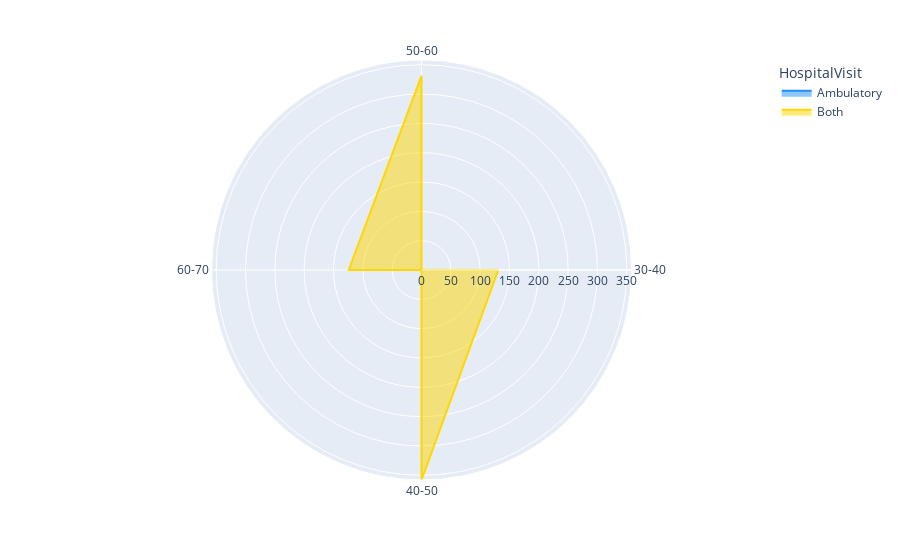

This figure's notebook cell:
### Markdown cell above
<td bgcolor="peachpuff"><font size = "3"><b> 3. Plot a radial chart to check which age range goes to either Ambulatory visit or Emergency Visits or both </font></b></td>

### Code cell
import plotly.express as px
from datetime import datetime
from datetime import date


#Create a function for assessing on each patient basis,
#whether they have visited ED or had Ambulatory service or both

def value_gen():
    lst=[]
    for patient in df_PA['PatientID']:
        if patient in df_EDU['PatientID'] and patient not in df_AmbV['PatientMRN']:
            lst.append('EDU')
        elif patient not in df_EDU['PatientID'] and patient in df_AmbV['PatientMRN']:
            lst.append('Ambulatory')
        elif patient in df_EDU['PatientID'] and patient in df_AmbV['PatientMRN']:
            lst.append('Both')
        else:
            lst.append('None')
    return lst

#Assign this to column

df_PA['HospitalVisit']= value_gen()

#Create Age range function

def range_gen():
    lst=[]
    for age in df_PA['Age']:
        if age >=0 and age <=10:
            lst.append('0-10')
        elif age >10 and age <=20:
            lst.append('10-20')
        elif age >20 and age <=30:
            lst.append('20-30')
        elif age >30 and age <=40:
            lst.append('30-40')
        elif age >40 and age <=50:
            lst.append('40-50')
        elif age >50 and age <=60:
            lst.append('50-60')
        elif age >60 and age <=70:
            lst.append('60-70')
        elif age >70 and age <=80:
            lst.append('70-80')
        elif age >80 and age <=90:
            lst.append('80-90')
        elif age >90 and age <=110:
            lst.append('90-110')
        else:
            lst.append('Unknown')
    return lst

#Add Age column and assign age range column
df_PA['Age'] = round((datetime.now() - df_PA['DateOfBirth'])/np.timedelta64(1, 'Y'),2) 
df_PA['Age Range'] = range_gen()


#Collate data in one dataframe
df_visits = pd.DataFrame(df_PA.groupby(['HospitalVisit','Age Range'], as_index=False)['PatientID'].nunique())


#plot radial chart

fig = px.line_polar(df_visits, r = 'PatientID', theta = 'Age Range', line_close = True,
                    color = 'HospitalVisit', color_discrete_map = {'Ambulatory': 'dodgerblue', 'Both': 'gold'})
fig.update_traces(fill = 'toself')

fig.show()
plt.show()

#Except for a single patient, all patients have been to both

### Figure 1 — Plotly figure (JSON) as saved in the notebook; plotly's stock layout.template omitted (floating-point values rounded to 4 significant figures)
{"data": [{"fill": "toself", "hovertemplate": "HospitalVisit=Ambulatory<br>PatientID=%{r}<br>Age Range=%{theta}<extra></extra>", "legendgroup": "Ambulatory", "line": {"color": "dodgerblue", "dash": "solid"}, "marker": {"symbol": "circle"}, "mode": "lines", "name": "Ambulatory", "r": [1, 1], "showlegend": true, "subplot": "polar", "theta": ["50-60", "50-60"], "type": "scatterpolar"}, {"fill": "toself", "hovertemplate": "HospitalVisit=Both<br>PatientID=%{r}<br>Age Range=%{theta}<extra></extra>", "legendgroup": "Both", "line": {"color": "gold", "dash": "solid"}, "marker": {"symbol": "circle"}, "mode": "lines", "name": "Both", "r": [131, 358, 331, 124, 131], "showlegend": true, "subplot": "polar", "theta": ["30-40", "40-50", "50-60", "60-70", "30-40"], "type": "scatterpolar"}], "layout": {"legend": {"title": {"text": "HospitalVisit"}, "tracegroupgap": 0}, "margin": {"t": 60}, "polar": {"angularaxis": {"direction": "clockwise", "rotation": 90}, "domain": {"x": [0, 1], "y": [0, 1]}}}}
